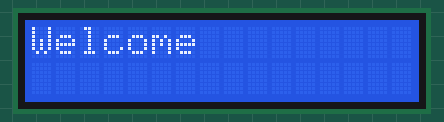
This sketch was run on a simulated Arduino Uno, built with avr-gcc and run on an emulated ATmega328P. On the bench: 16×2 character LCD.

Above: at 0.1 s.
At 1.1 s:
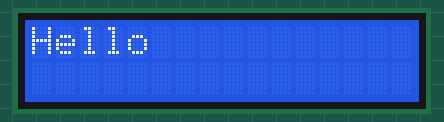

The sketch:

liquid_crystal_ada_fruit.ino
```cpp
#include <Adafruit_LiquidCrystal.h>
Adafruit_LiquidCrystal lcd_1(0);
void setup()
{
lcd_1.begin(16, 2);
lcd_1.print("Welcome");
delay(1000);
lcd_1.clear();
Serial.begin(9600);
lcd_1.setCursor(0, 0);
}
void loop()
{
lcd_1.setCursor(0, 0);
lcd_1.print("Hello");
}
```
